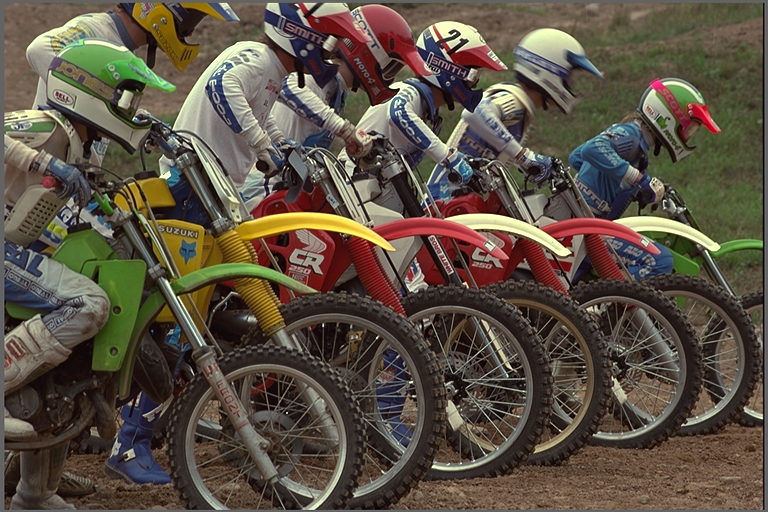
#> input picture niqe/test_imgs/bikes.bmp, 768 x 512 px; its folder holds only this picture in this run
$ python -i main.py   (imports and definitions only)
#> lines starting #> are read from the running program, lines starting #| are printed output that depends on the picture
#> further down, picture is the input picture: shape (512, 768, 3); mean B, G, R 67.7, 81.2, 91.7
from re import A
import cv2
import numpy as np
from matplotlib import pyplot as plt
import math
from numpy import dtype, linalg as la
import os
from matplotlib import font_manager
# 实例化 font_manager
my_font = font_manager.FontProperties(family='SimHei', size=12)

# [39 lines left out: function svde, not called in this run]

def svde_v1(img):

    ## add joint upsampling
    # img_s = cv2.resize(img,dsize=None,fx=0.5,fy=0.5)
    HSV = cv2.cvtColor(img,cv2.COLOR_BGR2HSV)
#> HSV: shape (512, 768, 3); mean H, S, V 36.3, 86.9, 95.6
    v0 = HSV[:,:,2].copy()

    scale = 0.5
    v = cv2.resize(v0,dsize=None,fx=scale,fy=scale,interpolation = cv2.INTER_NEAREST)
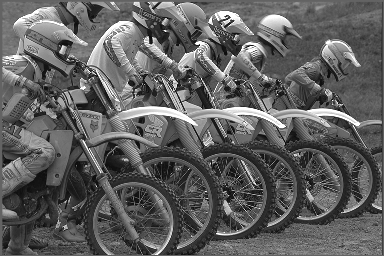
#> v: shape (256, 384); min 3, max 255, mean 95.6

    # v = v+1
    v[v==0] = 1
    v1 = np.log(v)
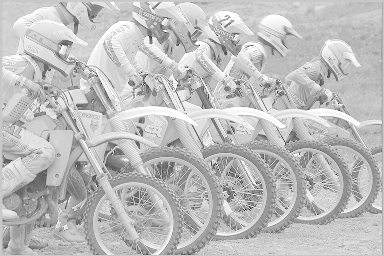
#> v1: shape (256, 384) float16; min 1.1, max 5.54, mean 4.42; drawn with min black and max white
    v2 = np.nan_to_num(v1)
    U, S, V = la.svd(v2.astype((np.float32)))
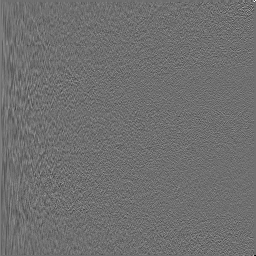
#> U: shape (256, 256) float32; min -0.625, max 0.801, mean 0.000234; drawn with min black and max white
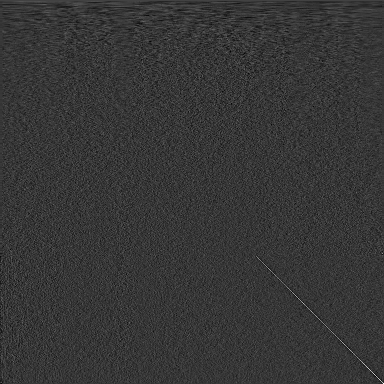
#> V: shape (384, 384) float32; min -0.245, max 0.894, mean 0.000134; drawn with min black and max white
#> S = 256 values, max 1386.8 at index 0, min 0.119 at index 255, mean 12.56

    gam = 1/(la.norm(S))
#> gam = 0.000716
    S = S * gam
#> S = 256 values, max 0.993 at index 0, min 8.54e-05 at index 255, mean 0.009

    Ak = np.zeros([v.shape[0], v.shape[1]])

    for i in range(S.size):
        uk = U[:, i].reshape(len(U), 1)
        vk = V[i].reshape(1, len(V))
        Ak += S[i] * np.dot(uk, vk)
#> this loop made 256 passes
#> pass 1, in svde_v1, `Ak += S[i] * np.dot(uk, vk)`:
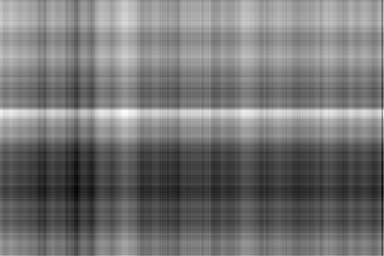
#> Ak: shape (256, 384) float64; min 0.00268, max 0.00373, mean 0.00316; drawn with min black and max white

    clahe = cv2.createCLAHE(clipLimit=2.0, tileGridSize=(8, 8))

    temp = normalize8(np.exp(Ak)).astype(np.uint8)
    clahetemp = clahe.apply(temp)
    temp = cv2.resize(clahetemp,dsize=(img.shape[1],img.shape[0]),interpolation = cv2.INTER_NEAREST)
#> temp: shape (512, 768)

    guide = cv2.ximgproc.guidedFilter(v0, temp, 10, 2, -1)
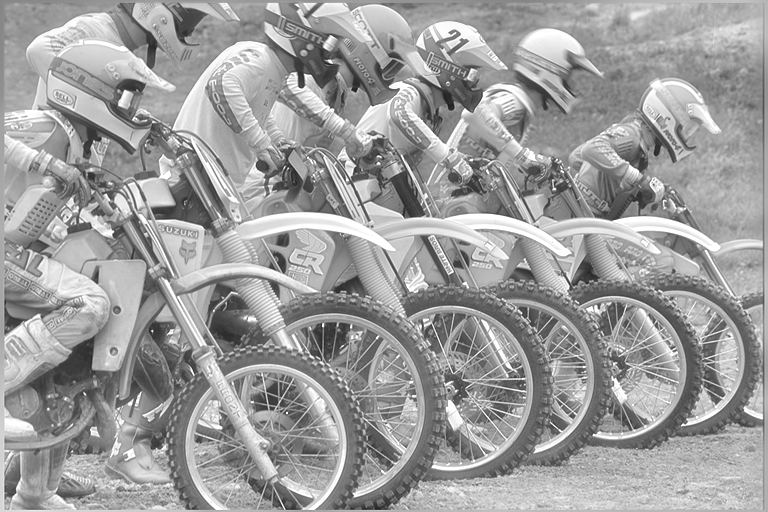
#> guide: shape (512, 768); min 28, max 255, mean 157.2
    # guide = cv2.ximgproc.jointBilateralFilter(v0, temp, 33, 5, 0)


    HSV[:,:,2] = guide
#> HSV: shape (512, 768, 3); mean H, S, V 36.3, 86.9, 157.2
    st = cv2.cvtColor(HSV, cv2.COLOR_HSV2BGR)
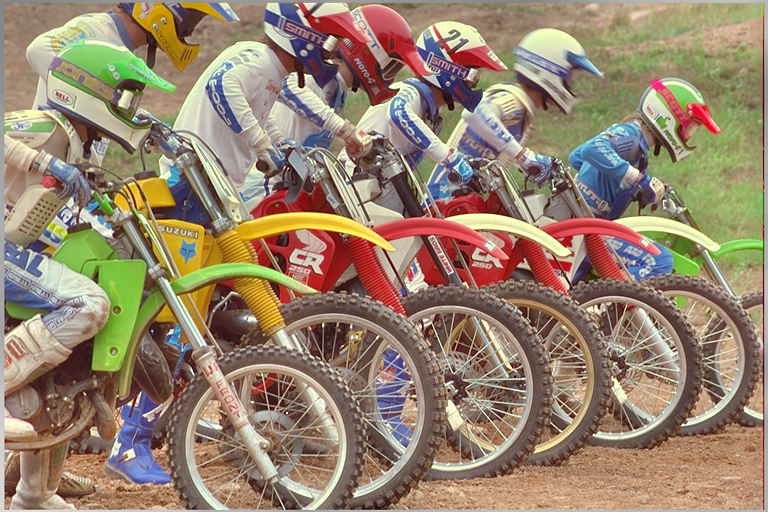
#> st: shape (512, 768, 3); mean B, G, R 109.6, 131.3, 150.7

    return st


def normalize8(x):
    return 255*(x - np.min(x))/(np.max(x) - np.min(x))

# [23 lines left out: functions plot_alpha, calchist_for_rgb, not called in this run]


# [25 lines not run here, left out]
        # cv2.imwrite('./svde/'+im_na, v0)
        # cv2.imwrite('./out_stage2/'+im_na, clahetemp)

>>> import cv2
>>> picture = cv2.imread('niqe/test_imgs/bikes.bmp')
>>> result = svde_v1(picture)

$ run again, on niqe/test_imgs/parrots_distorted.bmp
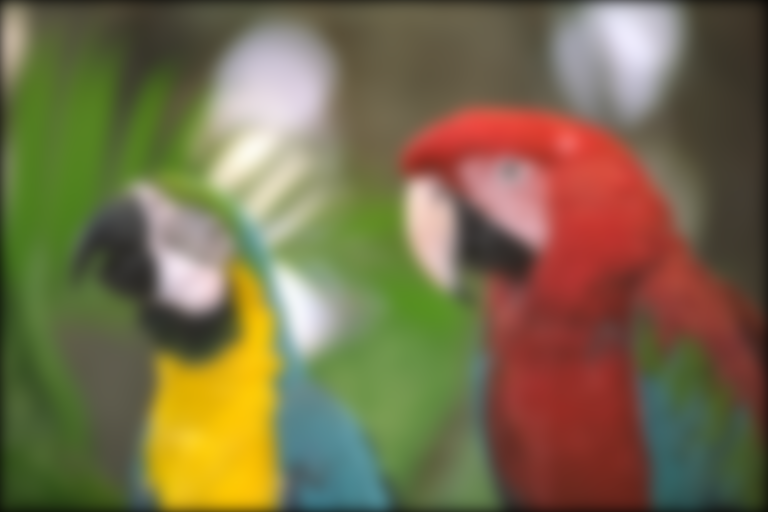
#> input picture niqe/test_imgs/parrots_distorted.bmp, 768 x 512 px
#> picture is the input picture: shape (512, 768, 3); mean B, G, R 74.7, 108, 120
#> in svde_v1, `U, S, V = la.svd(v2.astype((np.float32)))`:
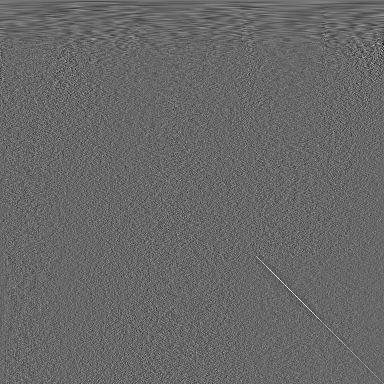
#> V: shape (384, 384) float32; min -0.396, max 0.573, mean 0.000129; drawn with min black and max white
#> in svde_v1, `U, S, V = la.svd(v2.astype((np.float32)))`: S = 256 values, max 1507.1 at index 0, min 0.0106 at index 255, mean 6.91
#> gam = 0.000663
#> in svde_v1, `S = S * gam`: S = 256 values, max 0.999 at index 0, min 7.05e-06 at index 255, mean 0.00458
#> in svde_v1, `st = cv2.cvtColor(HSV, cv2.COLOR_HSV2BGR)`:
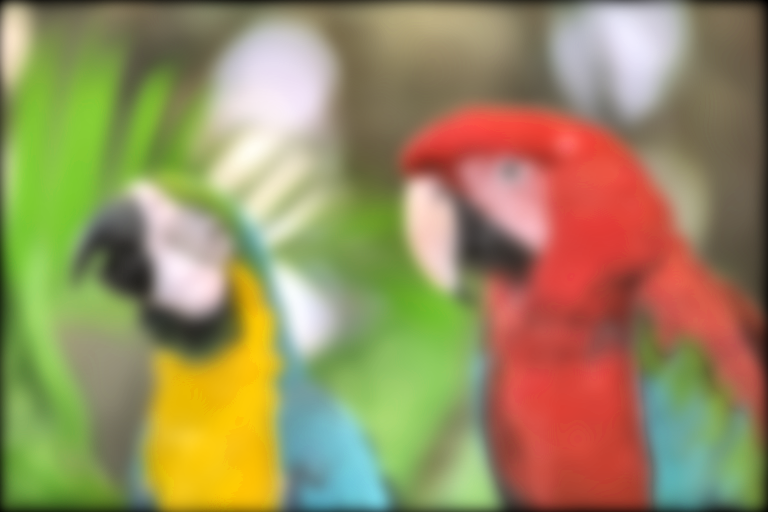
#> st: shape (512, 768, 3); mean B, G, R 95.8, 139.7, 153.1
